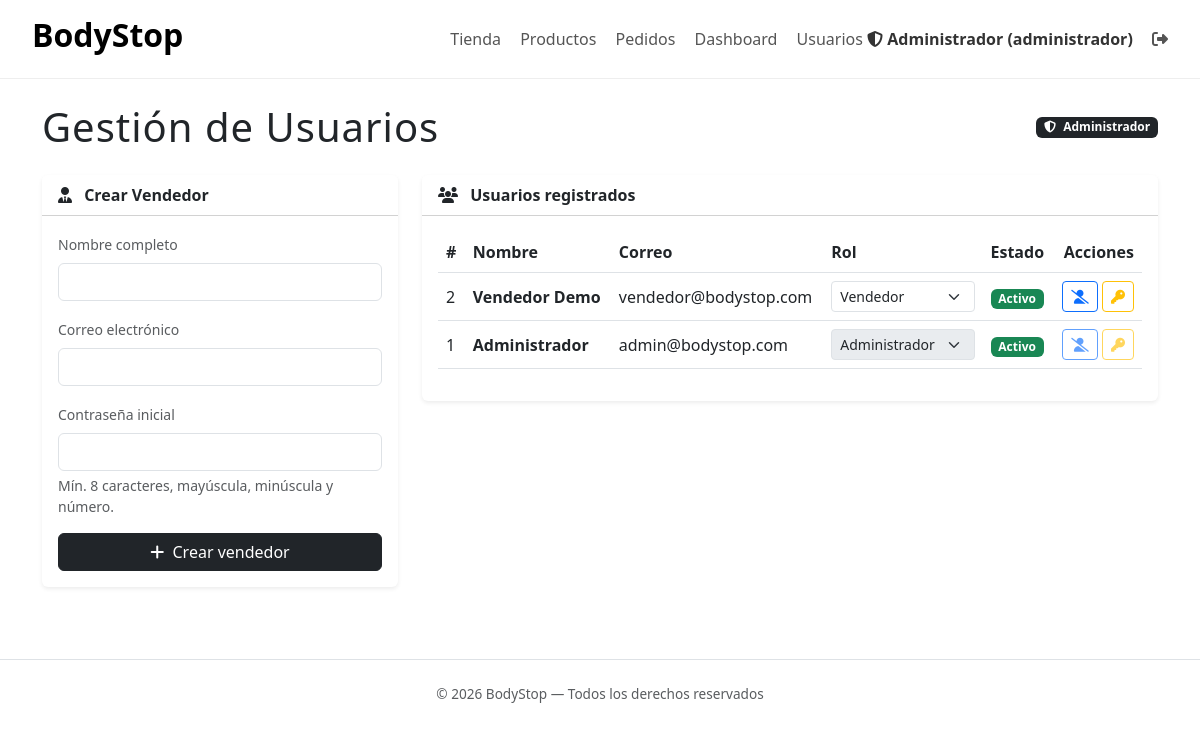
The page /?c=AdminUsuario&m=index (signed in) on the database its author committed.
### tables this page shows
CREATE TABLE `usuarios` (
  `id` int(11) NOT NULL AUTO_INCREMENT,
  `nombre` varchar(120) NOT NULL,
  `email` varchar(160) NOT NULL,
  `password_hash` varchar(255) NOT NULL,
  `rol` enum('usuario','vendedor','administrador') NOT NULL DEFAULT 'usuario',
  `activo` tinyint(1) NOT NULL DEFAULT 1,
  `created_at` timestamp NULL DEFAULT CURRENT_TIMESTAMP,
  `updated_at` timestamp NULL DEFAULT CURRENT_TIMESTAMP ON UPDATE CURRENT_TIMESTAMP,
  PRIMARY KEY (`id`),
  UNIQUE KEY `uq_usuarios_email` (`email`)
);

### controllers/AdminUsuarioController.php (called while the page is built, shortened)
<?php
require_once BASE_PATH . '/core/Auth.php';
require_once BASE_PATH . '/core/Security.php';
require_once BASE_PATH . '/repositories/UsuarioRepository.php';
class AdminUsuarioController
{
    private UsuarioRepository $repo;
    public function __construct()
    {
        $this->repo = new UsuarioRepository();
    }
    public function index()
    {
        $pagina = max(1, (int)($_GET['pagina'] ?? 1));
        $data = $this->repo->allPag($pagina, 10);
        $usuarios = $data['usuarios'];
        require BASE_PATH . '/views/admin/usuarios/index.php';
    }
}

### core/Router.php (called while the page is built, shortened)
<?php
class Router
{
    public function run()
    {
        $method     = $_GET['m'] ?? 'index';
        $instance = new $controllerClass();
        call_user_func([$instance, $method]);
    }
}

### index.php (called while the page is built, shortened)
<?php
$router = new Router();
$router->run();

### config/Database.php (called while the page is built)
<?php
class Database
{
    private static ?PDO $db = null;
    public static function getConexion(): PDO
    {
        if (self::$db === null) {
            $host = getenv('DB_HOST') ?: 'db';
            $dbname = getenv('DB_NAME') ?: 'bodystop';
            $user = getenv('DB_USER') ?: 'root';
            $pass = getenv('DB_PASS') ?: 'root';
            self::$db = new PDO(
                "mysql:host=$host;dbname=$dbname;charset=utf8mb4",
                $user,
                $pass,
                [PDO::ATTR_ERRMODE => PDO::ERRMODE_EXCEPTION]
            );
        }
        return self::$db;
    }
}

### repositories/UsuarioRepository.php (called while the page is built, shortened)
<?php
require_once __DIR__ . '/../config/Database.php';
class UsuarioRepository
{
    private PDO $db;
    public function __construct()
    {
        $this->db = Database::getConexion();
    }
    public function allPag(int $pagina = 1, int $porPagina = 10): array
    {
        $total = (int)$this->db->query("SELECT COUNT(*) FROM usuarios")->fetchColumn();
        $offset = max(0, ($pagina - 1) * $porPagina);
        $stmt = $this->db->prepare(
            "SELECT id, nombre, email, rol, activo, created_at
             FROM usuarios ORDER BY id DESC LIMIT $porPagina OFFSET $offset"
        );
        $stmt->execute();
        $usuarios = $stmt->fetchAll(PDO::FETCH_ASSOC);
        return [
            'usuarios' => $usuarios,
            'total' => $total,
            'paginas' => (int)ceil($total / $porPagina),
            'pagina' => $pagina,
        ];
    }
}

### core/Security.php (called while the page is built, shortened)
<?php
class Security
{
    public static function escape($valor): string
    {
        return htmlspecialchars((string)$valor, ENT_QUOTES, 'UTF-8');
    }
}

### core/Auth.php (called while the page is built, shortened)
<?php
class Auth
{
    public static function id(): ?int
    {
        return isset($_SESSION['user_id']) ? (int)$_SESSION['user_id'] : null;
    }
}

### views/admin/usuarios/index.php (the view, shortened to what this page needs)
<?php require BASE_PATH . '/views/layouts/header.php'; ?>
<div class="container py-4">
    <div class="d-flex justify-content-between align-items-center mb-4">
        <h1 class="fw-light mb-0" style="letter-spacing:1px;">Gestión de Usuarios</h1>
        <span class="badge bg-dark"><i class="fas fa-shield-alt me-1"></i> Administrador</span>
    </div>
    <div class="row g-4">
        <div class="col-lg-4">
            <div class="card border-0 shadow-sm">
                <div class="card-header bg-white">
                    <strong><i class="fas fa-user-tie me-2"></i> Crear Vendedor</strong>
                </div>
                <div class="card-body">
                    <form method="POST" action="/?c=AdminUsuario&m=storeVendedor" autocomplete="off">
                        <div class="mb-3">
                            <label class="form-label small text-muted">Nombre completo</label>
                            <input type="text" name="nombre" class="form-control" required minlength="3">
                        </div>
                        <div class="mb-3">
                            <label class="form-label small text-muted">Correo electrónico</label>
                            <input type="email" name="email" class="form-control" required>
                        </div>
                        <div class="mb-3">
                            <label class="form-label small text-muted">Contraseña inicial</label>
                            <input type="password" name="clave" class="form-control" required>
                            <div class="form-text small">Mín. 8 caracteres, mayúscula, minúscula y número.</div>
                        </div>
                        <button type="submit" class="btn btn-dark w-100">
                            <i class="fas fa-plus me-1"></i> Crear vendedor
                        </button>
                    </form>
                </div>
            </div>
        </div>
        <div class="col-lg-8">
            <div class="card border-0 shadow-sm">
                <div class="card-header bg-white">
                    <strong><i class="fas fa-users me-2"></i> Usuarios registrados</strong>
                </div>
                <div class="card-body table-responsive">
                    <table class="table table-hover align-middle">
                        <thead>
                            <tr>
                                <th>#</th>
                                <th>Nombre</th>
                                <th>Correo</th>
                                <th>Rol</th>
                                <th>Estado</th>
                                <th class="text-end">Acciones</th>
                            </tr>
                        </thead>
                        <tbody>
                            <?php foreach ($usuarios as $u): ?>
                                <tr>
                                    <td><?= $u['id'] ?></td>
                                    <td class="fw-semibold"><?= Security::escape($u['nombre']) ?></td>
                                    <td><?= Security::escape($u['email']) ?></td>
                                    <td>
                                        <select class="form-select form-select-sm rol-select" data-id="<?= $u['id'] ?>" <?= $u['id'] === Auth::id() ? 'disabled' : '' ?>>
                                            <?php foreach (['usuario', 'vendedor', 'administrador'] as $r): ?>
                                                <option value="<?= $r ?>" <?= $u['rol'] === $r ? 'selected' : '' ?>><?= ucfirst($r) ?></option>
                                            <?php endforeach; ?>
                                        </select>
                                    </td>
                                    <td>
                                        <?php if ((int)$u['activo'] === 1): ?>
                                            <span class="badge bg-success">Activo</span>
                                        <?php else: ?>
                                            <span class="badge bg-secondary">Inactivo</span>
                                        <?php endif; ?>
                                    </td>
                                    <td class="text-end">
                                        <button class="btn btn-sm btn-outline-primary activo-btn" data-id="<?= $u['id'] ?>" data-activo="<?= (int)$u['activo'] ?>" <?= $u['id'] === Auth::id() ? 'disabled' : '' ?> title="Cambiar estado">
                                            <i class="fas <?= (int)$u['activo'] === 1 ? 'fa-user-slash' : 'fa-user-check' ?>"></i>
                                        </button>
                                        <button class="btn btn-sm btn-outline-warning pass-btn" data-id="<?= $u['id'] ?>" data-nombre="<?= Security::escape($u['nombre']) ?>" <?= $u['id'] === Auth::id() ? 'disabled' : '' ?> title="Restablecer contraseña">
                                            <i class="fas fa-key"></i>
                                        </button>
                                    </td>
                                </tr>
                            <?php endforeach; ?>
                        </tbody>
                    </table>
                </div>
            </div>
        </div>
    </div>
</div>
<?php require BASE_PATH . '/views/layouts/footer.php'; ?>

### rows shown on the page
usuarios: id "2", nombre "Vendedor Demo", email "vendedor@bodystop.com", rol+id "Vendedor", activo "Activo"
usuarios: id "1", nombre "Administrador", email "admin@bodystop.com", rol+id "Administrador", activo "Activo"

### other values the page prints
Security::escape($nombre) "Administrador"
Security::escape($rol) "administrador"
